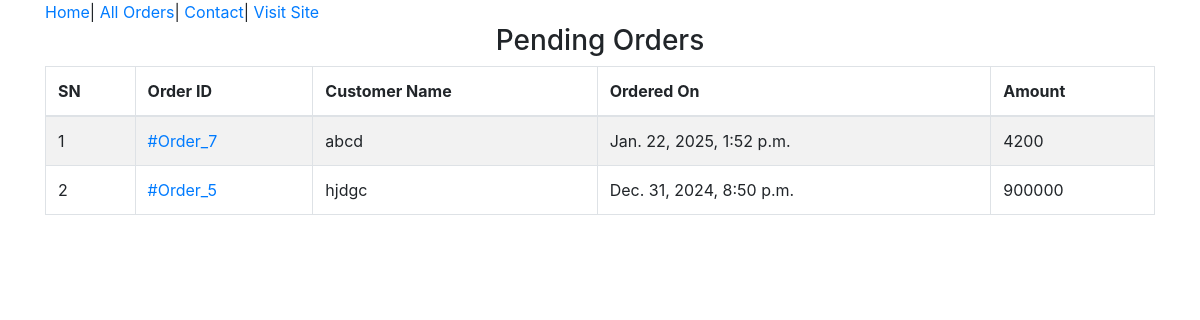
Page /admin-home/ (signed in) on the earlier database version.
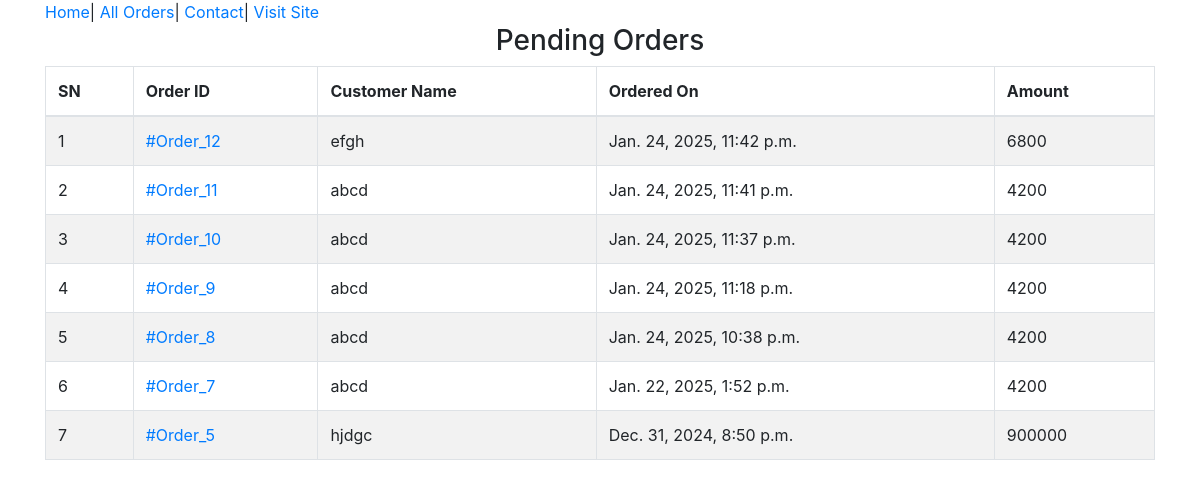
Same page on the later database version.
### ecomapp/models.py (models this page shows, shortened)
class Order(models.Model):
    cart = models.OneToOneField(Cart, on_delete=models.CASCADE)
    ordered_by = models.CharField(max_length=200)
    shipping_address = models.CharField(max_length=200)
    mobile = models.CharField(max_length=10)
    email = models.EmailField(null=True, blank=True)
    subtotal = models.PositiveIntegerField()
    discount = models.PositiveIntegerField()
    total = models.PositiveIntegerField()
    order_status = models.CharField(max_length=50, choices=ORDER_STATUS)
    created_at = models.DateTimeField(auto_now_add=True)
    payment_method = models.CharField(max_length=20, choices=METHOD, default="Cash on Delivery")
    payment_completed = models.BooleanField(default=False, null=True, blank=True)

### ecomapp/views.py (the view)
# urls.py: path("admin-home/",AdminHomeView.as_view(),name="adminhome"),
class AdminHomeView(AdminRequiredMixin, TemplateView):
    template_name = "adminpages/adminhome.html"
    def get_context_data(self, **kwargs):
        context = super().get_context_data(**kwargs)
        context['pendingorders'] = Order.objects.filter(order_status="Order Recieved").order_by("-id")
        return context

### ecomapp/views.py (called while the page is built)
    def dispatch(self, request, *args, **kwargs):
        if request.user.is_authenticated and request.session.get("admin_logged_in"):
            return super().dispatch(request, *args, **kwargs)
        else:
            return redirect("/admin-login/")

### templates/adminpages/adminhome.html (shortened to what this page needs)
{% extends "adminpages/adminbase.html" %}
{% block content %}
    <div class="container">
        <div class="row">
            <div class="col-md-12">
                <h3 class="text-center">Pending Orders</h3>
                <table class="table table-bordered table-striped">
                    <thead>
                        <tr>
                            <th>SN</th>
                            <th>Order ID</th>
                            <th>Customer Name</th>
                            <th>Ordered On</th>
                            <th>Amount</th>
                        </tr>
                    </thead>
                    <tbody>
                        {% for order in pendingorders %}
                            <tr>
                                <td>{{ forloop.counter }}</td>
                                <td><a href="{% url 'ecomapp:adminorderdetail' order.id %}">#Order_{{ order.id }}</a></td>
                                <td>{{ order.ordered_by }}</td>
                                <td>{{ order.created_at }}</td>
                                <td>{{ order.total }}</td>
                            </tr>
                        {% endfor %}
                    </tbody>
            </div>
        </div>
    </div>
{% endblock %}

Differences in the rows shown:
added Order: id "12", ordered_by "efgh", created_at "Jan. 24, 2025, 11:42 p.m.", total "6800"
added Order: id "11", ordered_by "abcd", created_at "Jan. 24, 2025, 11:41 p.m.", total "4200"
added Order: id "10", ordered_by "abcd", created_at "Jan. 24, 2025, 11:37 p.m.", total "4200"
added Order: id "9", ordered_by "abcd", created_at "Jan. 24, 2025, 11:18 p.m.", total "4200"
added Order: id "8", ordered_by "abcd", created_at "Jan. 24, 2025, 10:38 p.m.", total "4200"
